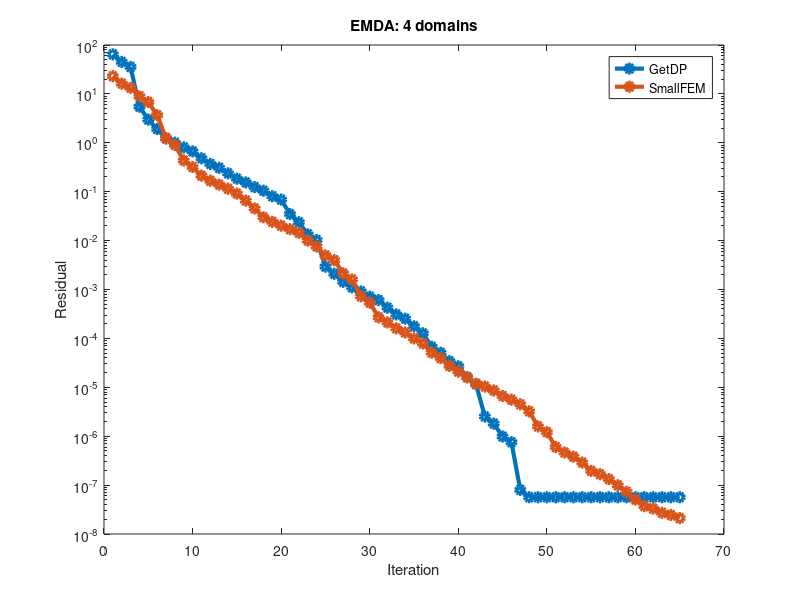

Source code (MATLAB):
%%%%%%%%%%%%%%%%%%%%%%%
%% GetDP vs SmallFEM %%
%% EMDA: 4 domains   %%
%%%%%%%%%%%%%%%%%%%%%%%

clear all;
close all;

getdp = ...
    [
        6.440283576083e+01
        4.516919599531e+01
        3.558730605737e+01
        5.476260163291e+00
        2.989868943615e+00
        1.914555390383e+00
        1.227779673884e+00
        1.005783504056e+00
        8.052518088430e-01
        6.680534092345e-01
        4.824882050401e-01
        3.692633020987e-01
        3.076075847501e-01
        2.369856897912e-01
        1.847992730586e-01
        1.548859871502e-01
        1.242434316976e-01
        1.047878605321e-01
        8.091896211551e-02
        6.903649795068e-02
        3.479895146751e-02
        2.375469951974e-02
        1.342274709755e-02
        1.029747197635e-02
        2.930565910038e-03
        2.097338354494e-03
        1.434591443052e-03
        1.108375466796e-03
        9.130953046911e-04
        7.141057432225e-04
        6.082163792613e-04
        4.246769429584e-04
        3.092269758199e-04
        2.533629247666e-04
        1.769716151381e-04
        1.271607343112e-04
        6.732352326334e-05
        5.094404393610e-05
        3.423064304564e-05
        2.691906386256e-05
        1.608566709188e-05
        1.157963972174e-05
        2.530030556351e-06
        1.808667690387e-06
        9.853700671163e-07
        7.535575493358e-07
        7.972146603600e-08
        5.648852976695e-08
    ];

smallfem = ...
    [
        2.306498057022e+01
        1.620834235219e+01
        1.332475940867e+01
        8.929531827115e+00
        6.829819607597e+00
        3.675549495862e+00
        1.243355202892e+00
        9.046780212524e-01
        4.354119633944e-01
        3.200691091705e-01
        2.127754359448e-01
        1.673690520938e-01
        1.397555287429e-01
        1.150315411963e-01
        9.142420189240e-02
        6.570163857727e-02
        4.552471103547e-02
        2.999875201041e-02
        2.418307269380e-02
        2.019580915342e-02
        1.709386069642e-02
        1.446398005597e-02
        9.998767243923e-03
        7.581754345753e-03
        4.978412745566e-03
        3.973179826819e-03
        2.139794162541e-03
        1.605833341461e-03
        7.254569200934e-04
        5.384413283152e-04
        2.702484323281e-04
        2.121516849373e-04
        1.604900841766e-04
        1.322913840213e-04
        9.977945028449e-05
        7.873950789484e-05
        5.104619256346e-05
        3.960258522882e-05
        2.741165096401e-05
        2.096950453037e-05
        1.600370310859e-05
        1.186031729226e-05
        1.035673691236e-05
        8.599142336448e-06
        6.634710125448e-06
        5.578105201875e-06
        4.496699159175e-06
        3.222599235310e-06
        1.583791593178e-06
        1.212713915659e-06
        6.011212163654e-07
        4.631412142759e-07
        3.810238853917e-07
        2.890350214562e-07
        1.955254191280e-07
        1.670715780716e-07
        1.327530523387e-07
        9.901223775986e-08
        7.291767734505e-08
        5.039923900101e-08
        3.718372836555e-08
        3.318840540404e-08
        2.709913743494e-08
        2.449539195418e-08
        2.118505885398e-08
    ];

it = [1:size(smallfem, 1)];

getdp(end:size(smallfem, 1)) = getdp(end);

semilogy(it, [getdp, smallfem], '-o', 'linewidth', 3);
legend({'GetDP', 'SmallFEM'});
title('EMDA: 4 domains');
xlabel('Iteration');
ylabel('Residual');

print('emda_dom_4.png');
